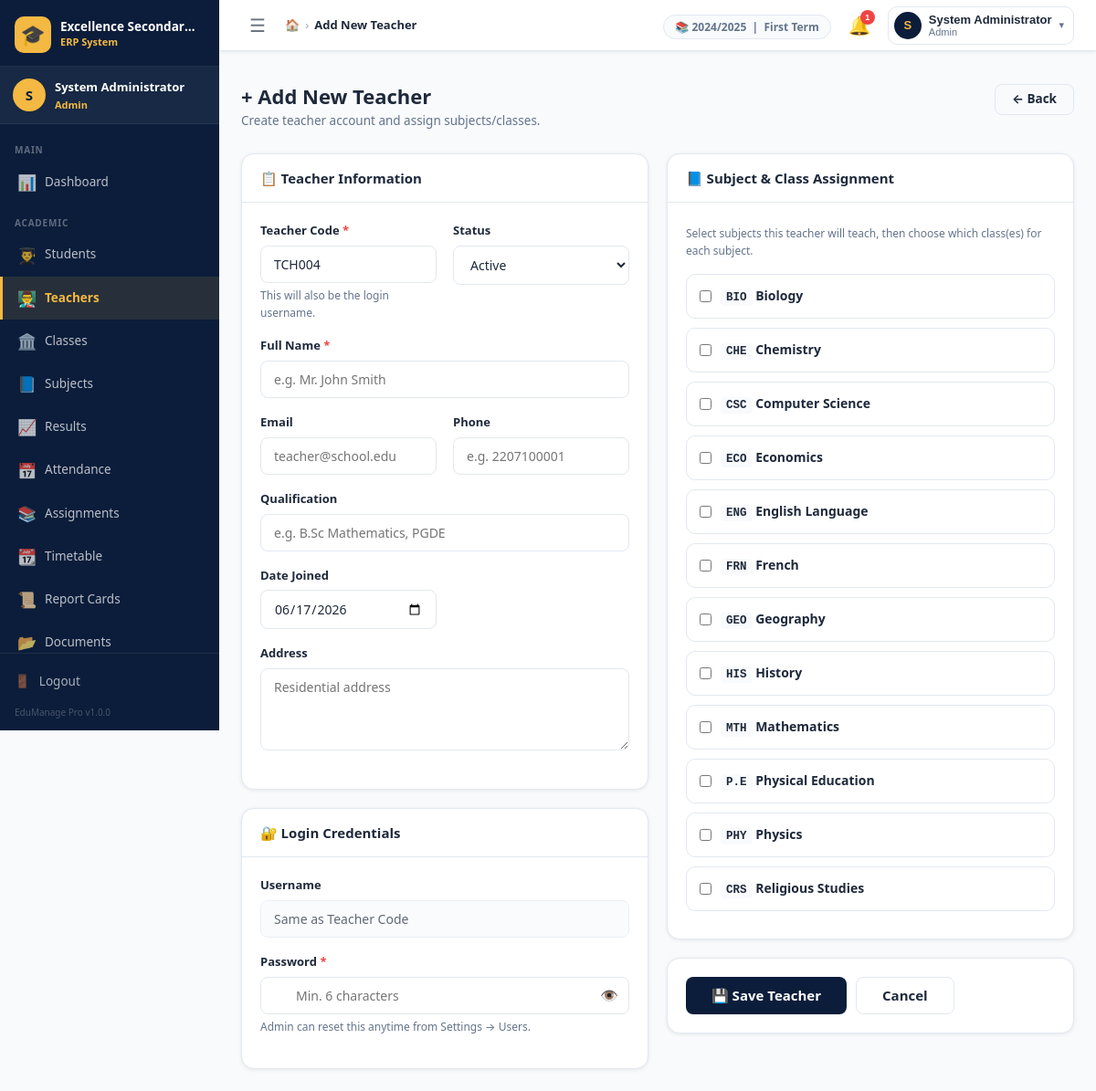
Screenshot of /admin/teachers_add.php (signed in) with the database file from the repository.
### tables this page shows
CREATE TABLE `settings` (
  `id`          INT UNSIGNED NOT NULL AUTO_INCREMENT,
  `setting_key` VARCHAR(100) NOT NULL UNIQUE,
  `setting_val` TEXT         DEFAULT NULL,
  `updated_at`  TIMESTAMP    NOT NULL DEFAULT CURRENT_TIMESTAMP ON UPDATE CURRENT_TIMESTAMP,
  PRIMARY KEY (`id`),
  KEY `idx_key` (`setting_key`)
);

CREATE TABLE `subjects` (
  `id`         INT UNSIGNED NOT NULL AUTO_INCREMENT,
  `name`       VARCHAR(100) NOT NULL UNIQUE,
  `code`       VARCHAR(10)  DEFAULT NULL,
  `created_at` TIMESTAMP    NOT NULL DEFAULT CURRENT_TIMESTAMP,
  PRIMARY KEY (`id`),
  KEY `idx_name` (`name`)
);

### includes/functions.php (called while the page is built, shortened)
<?php
function e(mixed $val): string {
    return htmlspecialchars((string)($val ?? ''), ENT_QUOTES | ENT_HTML5, 'UTF-8');
}
function get_setting(string $key, string $default = ''): string {
    static $cache = [];
    if (!isset($cache[$key])) {
        $row = Database::fetchOne(
            "SELECT setting_val FROM settings WHERE setting_key = ? LIMIT 1",
            [$key]
        );
        $cache[$key] = $row ? $row['setting_val'] : $default;
    }
    return $cache[$key] ?? $default;
}
function count_unread_notifications(int $userId): int {
    $row = Database::fetchOne(
        "SELECT COUNT(*) AS c FROM notifications WHERE user_id = ? AND is_read = 0",
        [$userId]
    );
    return (int)($row['c'] ?? 0);
}

### config/db.php (called while the page is built, shortened)
<?php
class Database {
    private static ?PDO $instance = null;
    public static function getInstance(): PDO {
        if (self::$instance === null) {
            $dsn = sprintf(
                'mysql:host=%s;dbname=%s;charset=%s',
                DB_HOST, DB_NAME, DB_CHARSET
            );
            $options = [
                PDO::ATTR_ERRMODE            => PDO::ERRMODE_EXCEPTION,
                PDO::ATTR_DEFAULT_FETCH_MODE => PDO::FETCH_ASSOC,
                PDO::ATTR_EMULATE_PREPARES   => false,
                PDO::MYSQL_ATTR_INIT_COMMAND => "SET NAMES utf8mb4 COLLATE utf8mb4_unicode_ci",
            ];
            try {
                self::$instance = new PDO($dsn, DB_USER, DB_PASS, $options);
            } catch (PDOException $e) {
                error_log('[EduManage DB Error] ' . $e->getMessage());
                http_response_code(500);
                die(json_encode([
                    'success' => false,
                    'message' => 'Database connection failed. Please contact the administrator.'
                ]));
            }
        }
        return self::$instance;
    }
    public static function query(string $sql, array $params = []): PDOStatement {
        $stmt = self::getInstance()->prepare($sql);
        $stmt->execute($params);
        return $stmt;
    }
    public static function fetchOne(string $sql, array $params = []): ?array {
        $row = self::query($sql, $params)->fetch();
        return $row ?: null;
    }
    public static function fetchAll(string $sql, array $params = []): array {
        return self::query($sql, $params)->fetchAll();
    }
}

### includes/auth.php (called while the page is built, shortened)
<?php
function is_logged_in(): bool {
    return isset($_SESSION['user_id'], $_SESSION['role_id']);
}
function current_user_id(): int       { return (int)($_SESSION['user_id']   ?? 0); }
function current_full_name(): string  { return $_SESSION['full_name'] ?? ''; }
function current_role_name(): string  { return $_SESSION['role_name'] ?? ''; }

### admin/teachers_add.php (the view, shortened to what this page needs)
<?php
$pageTitle  = 'Add New Teacher';
$errors = [];
$form   = [
    'teacher_code'  => '',
    'full_name'     => '',
    'email'         => '',
    'phone'         => '',
    'qualification' => '',
    'address'       => '',
    'joined_date'   => date('Y-m-d'),
    'status'        => 'active',
    'password'      => '',
    'subjects'      => [],
];
$lastTeacher = Database::fetchOne("SELECT teacher_code FROM teachers ORDER BY id DESC LIMIT 1");
if ($lastTeacher) {
    $num = (int)substr($lastTeacher['teacher_code'], 3) + 1;
    $form['teacher_code'] = 'TCH' . str_pad($num, 3, '0', STR_PAD_LEFT);
} else {
    $form['teacher_code'] = 'TCH001';
}
$subjects = Database::fetchAll("SELECT * FROM subjects ORDER BY name");
include INCLUDES_PATH . '/header.php';
?>
<div class="page-header">
    <div class="page-header-left">
        <h1 class="page-title">+ Add New Teacher</h1>
        <p class="page-subtitle">Create teacher account and assign subjects/classes.</p>
    </div>
    <div class="page-header-actions">
        <a href="<?= BASE_URL ?>/admin/teachers.php" class="btn btn-outline">← Back</a>
    </div>
</div>
<form method="POST" action="" data-validate>
    <div class="grid-2" style="gap:20px">
        <div style="display:flex;flex-direction:column;gap:20px">
            <div class="card">
                <div class="card-header">📋 Teacher Information</div>
                <div class="card-body">
                    <div class="form-grid-2">
                        <div class="form-group">
                            <label class="form-label">Teacher Code <span class="req">*</span></label>
                            <input type="text" name="teacher_code"
                                   class="form-control <?= isset($errors['teacher_code'])?'is-invalid':'' ?>"
                                   value="<?= e($form['teacher_code']) ?>" required>
                            <div class="form-hint">This will also be the login username.</div>
                        </div>
                        <div class="form-group">
                            <label class="form-label">Status</label>
                            <select name="status" class="form-control">
                                <?php foreach (['active','inactive'] as $s): ?>
                                    <option value="<?= $s ?>" <?= $form['status']===$s?'selected':'' ?>><?= ucfirst($s) ?></option>
                                <?php endforeach; ?>
                            </select>
                        </div>
                    </div>
                    <div class="form-group">
                        <label class="form-label">Full Name <span class="req">*</span></label>
                        <input type="text" name="full_name"
                               class="form-control <?= isset($errors['full_name'])?'is-invalid':'' ?>"
                               value="<?= e($form['full_name']) ?>" required
                               placeholder="e.g. Mr. John Smith">
                    </div>
                    <div class="form-grid-2">
                        <div class="form-group">
                            <label class="form-label">Email</label>
                            <input type="email" name="email"
                                   class="form-control <?= isset($errors['email'])?'is-invalid':'' ?>"
                                   value="<?= e($form['email']) ?>"
                                   placeholder="teacher@school.edu">
                        </div>
                        <div class="form-group">
                            <label class="form-label">Phone</label>
                            <input type="tel" name="phone" class="form-control"
                                   value="<?= e($form['phone']) ?>" placeholder="e.g. 2207100001">
                        </div>
                    </div>
                    <div class="form-group">
                        <label class="form-label">Qualification</label>
                        <input type="text" name="qualification" class="form-control"
                               value="<?= e($form['qualification']) ?>"
                               placeholder="e.g. B.Sc Mathematics, PGDE">
                    </div>
                    <div class="form-grid-2">
                        <div class="form-group">
                            <label class="form-label">Date Joined</label>
                            <input type="date" name="joined_date" class="form-control"
                                   value="<?= e($form['joined_date']) ?>">
                        </div>
                    </div>
                    <div class="form-group">
                        <label class="form-label">Address</label>
                        <textarea name="address" class="form-control" rows="2"
                                  placeholder="Residential address"><?= e($form['address']) ?></textarea>
                    </div>
                </div>
            </div>
            <div class="card">
                <div class="card-header">🔐 Login Credentials</div>
                <div class="card-body">
                    <div class="form-group">
                        <label class="form-label">Username</label>
                        <input type="text" class="form-control" value="Same as Teacher Code" disabled>
                    </div>
                    <div class="form-group">
                        <label class="form-label">Password <span class="req">*</span></label>
                        <div class="input-icon-wrap">
                            <input type="password" name="password" id="teacherPass"
                                   class="form-control <?= isset($errors['password'])?'is-invalid':'' ?>"
                                   placeholder="Min. 6 characters" required>
                            <button type="button" class="toggle-password"
                                    onclick="document.getElementById('teacherPass').type==='password'?document.getElementById('teacherPass').type='text':document.getElementById('teacherPass').type='password'">👁️</button>
                        </div>
                        <div class="form-hint">Admin can reset this anytime from Settings → Users.</div>
                    </div>
                </div>
            </div>
        </div>
        <div style="display:flex;flex-direction:column;gap:20px">
            <div class="card">
                <div class="card-header">📘 Subject & Class Assignment</div>
                <div class="card-body">
                    <div class="form-hint mb-16">
                        Select subjects this teacher will teach, then choose which class(es) for each subject.
                    </div>
                    <?php foreach ($subjects as $sub): ?>
                    <div class="subject-assign-row" style="
                        border:1px solid var(--border);border-radius:10px;
                        padding:12px 14px;margin-bottom:10px;
                        transition:border-color .2s,background .2s" id="subrow_<?= $sub['id'] ?>">
                        <label style="display:flex;align-items:center;gap:10px;cursor:pointer;margin-bottom:0">
                            <input type="checkbox" name="subject_ids[]"
                                   value="<?= $sub['id'] ?>"
                                   class="subject-check"
                                   data-subject="<?= $sub['id'] ?>"
                                   onchange="toggleSubjectClasses(<?= $sub['id'] ?>)"
                                   <?= in_array($sub['id'], (array)($form['subjects'])) ? 'checked' : '' ?>>
                            <span style="font-weight:700;font-size:14px">
                                <?php if ($sub['code']): ?><span class="code"><?= e($sub['code']) ?></span><?php endif; ?>
                                <?= e($sub['name']) ?>
                            </span>
                        </label>
                    </div>
                    <?php endforeach; ?>
                </div>
            </div>
            <div class="card">
                <div class="card-body">
                    <div style="display:flex;gap:10px;flex-wrap:wrap">
                        <button type="submit" class="btn btn-primary btn-lg">💾 Save Teacher</button>
                        <a href="<?= BASE_URL ?>/admin/teachers.php" class="btn btn-outline btn-lg">Cancel</a>
                    </div>
                </div>
            </div>
        </div>
    </div>
</form>
<?php include INCLUDES_PATH . '/footer.php'; ?>

### includes/header.php (shortened to what this page needs)
<?php
$pageTitle   = $pageTitle   ?? 'Dashboard';
$schoolName  = get_setting('school_name', APP_NAME);
$unreadCount = is_logged_in() ? count_unread_notifications(current_user_id()) : 0;
?>
<!DOCTYPE html>
<html lang="en">
<head>
    <link rel="stylesheet" href="<?= BASE_URL ?>/assets/css/style.css">
</head>
<body>
<div class="app-wrapper">
    <?php include INCLUDES_PATH . '/sidebar.php'; ?>
    <div class="main-area">
        <header class="topnav">
            <div class="topnav-left">
                <button class="sidebar-toggle" id="sidebarToggle" title="Toggle Sidebar">
                    ☰
                </button>
                <nav class="breadcrumb-nav">
                    <span class="bc-home">
                        <a href="<?= BASE_URL ?>/admin/dashboard.php">🏠</a>
                    </span>
                    <span class="bc-sep">›</span>
                    <span class="bc-current"><?= e($pageTitle) ?></span>
                </nav>
            </div>
            <div class="topnav-right">
                <div class="topnav-meta hidden-sm">
                    <span class="meta-pill">
                        📚 <?= e(get_setting('current_session', '—')) ?>
                        &nbsp;|&nbsp;
                        <?= e(get_setting('current_term', '—')) ?> Term
                    </span>
                </div>
                <div class="notif-wrap" id="notifWrap">
                    <button class="notif-btn" id="notifBtn" title="Notifications">
                        🔔
                        <?php if ($unreadCount > 0): ?>
                            <span class="notif-badge"><?= $unreadCount ?></span>
                        <?php endif; ?>
                    </button>
                </div>
                <div class="user-wrap" id="userWrap">
                    <button class="user-btn" id="userBtn">
                        <div class="user-avatar">
                            <?= strtoupper(substr(current_full_name(), 0, 1)) ?>
                        </div>
                        <div class="user-info hidden-sm">
                            <span class="user-name"><?= e(current_full_name()) ?></span>
                            <span class="user-role"><?= e(ucfirst(current_role_name())) ?></span>
                        </div>
                        <span class="user-caret">▾</span>
                    </button>
                </div>
            </div>
        </header>
        <div class="flash-container">
        </div>
        <main class="main-content">

### rows the page displays
settings: setting_val "2024/2025"
settings: setting_val "First"
subjects: code "BIO", name "Biology"
subjects: code "CHE", name "Chemistry"
subjects: code "CSC", name "Computer Science"
subjects: code "ECO", name "Economics"
subjects: code "ENG", name "English Language"
subjects: code "FRN", name "French"
subjects: code "GEO", name "Geography"
subjects: code "HIS", name "History"
subjects: code "MTH", name "Mathematics"
subjects: code "P.E", name "Physical Education"
subjects: code "PHY", name "Physics"
subjects: code "CRS", name "Religious Studies"

### other values shown
get_setting('school_name', APP_NAME) "Excellence Secondar…"
substr(current_full_name(), 0, 1) "S"
current_full_name() "System Administrator"
current_role_name() "Admin"
$item['section'] "MAIN"
$item['icon'] "📊"
$item['label'] "Dashboard"
$item['section'] "ACADEMIC"
$item['icon'] "👨‍🎓"
$item['label'] "Students"
$item['icon'] "👨‍🏫"
$item['label'] "Teachers"
$item['icon'] "🏛️"
$item['label'] "Classes"
$item['icon'] "📘"
